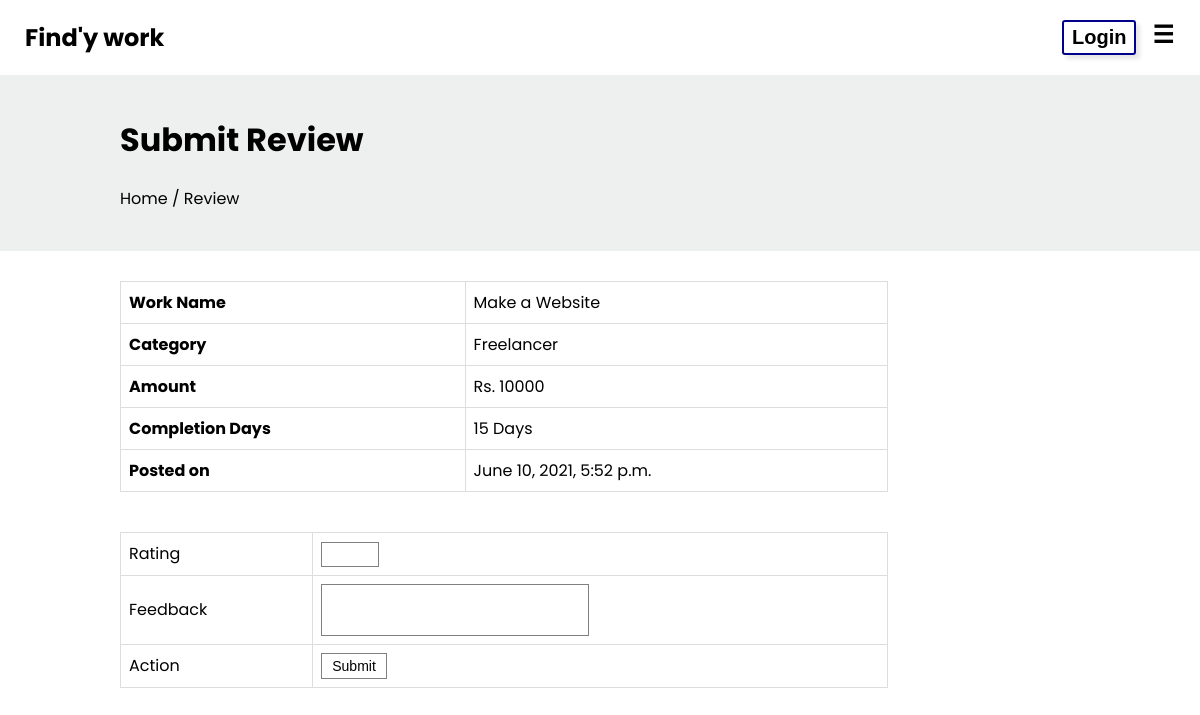
Page /work-review/8 on the committed database.
### app/models.py (models this page shows)
class Work(models.Model):
    title = models.CharField(max_length = 100)
    description = models.TextField()
    category = models.CharField(max_length=40)
    maxamount = models.CharField(max_length=40)
    maxdays = models.CharField(max_length=40)
    date = models.DateTimeField(default=datetime.now(),blank=True)
    creator = models.ForeignKey(UserProfile ,on_delete = models.CASCADE)

### app/views.py (the view, shortened to what this page needs)
# urls.py: path('work-review/<id>', workReview , name = "workReview"),
def workReview(request, id):
    bidObj =  Bid.objects.get(id=id)
    obj = Work.objects.get(id=bidObj.work.id)
    return render(request, 'app/user/review.html',{'obj':obj})

### templates/app/user/review.html (shortened to what this page needs)
{% extends 'base.html' %} {% block head %} {% load static %}
<link rel="stylesheet" href="{% static 'responsive.css' %}" />
<link rel="stylesheet" href="{% static 'workDescription.css' %}" />
<link rel="stylesheet" href="{% static 'workBids.css' %}" />
{% endblock %} {% block body %}
<div class="bg">
  <div class="description">
    <h1>Submit Review</h1>
    <span>Home / Review</span>
  </div>
</div>
<div class="description_card" style="overflow-x: auto">
  <table class="table__one">
    <tr>
      <td>Work Name</td>
      <td>{{obj.title}}</td>
    </tr>
    <tr>
      <td>Category</td>
      <td>{{obj.category}}</td>
    </tr>
    <tr>
      <td>Amount</td>
      <td>Rs. {{obj.maxamount}}</td>
    </tr>
    <tr>
      <td>Completion Days</td>
      <td>{{obj.maxdays}} Days</td>
    </tr>
    <tr>
      <td>Posted on</td>
      <td>{{obj.date}}</td>
    </tr>
  </table>
  <table class="table__two">
    <form method="POST" action="">
      <tr>
        <td>Rating</td>
        <td>
          <input
            type="number"
            name="rating"
            min="2"
            max="5"
            style="padding: 4px 8px; border: 1px solid grey; outline: none"
          />
        </td>
      </tr>
      <tr>
        <td>Feedback</td>
        <td>
          <textarea
            name="feedback"
            style="
              padding: 4px 8px;
              border: 1px solid grey;
              outline: none;
              margin: 0;
              resize: none;
              font-family: Poppins, sans-serif !important;
              font-weight: normal;
              font-size: 14px;
            "
          ></textarea>
        </td>
      </tr>
      <tr>
        <td>Action</td>
        <td>
          <input
            type="Submit"
            style="
              padding: 4px 10px;
              border: 1px solid grey;
              font-weight: normal;
              cursor: pointer;
              font-size: 14px;
              background:transparent;
            "
          />
        </td>
      </tr>
    </form>
  </table>
</div>
{% endblock %}

### static/workDescription.css (style rules this page uses)
.bg { height: auto; width: 100%; background: rgba(199, 201, 202, 0.3); padding: 20px 0% 20px 0%; }
.description_card { width: 80%; height: auto; margin: 30px auto; }
.description { width: 80%; height: auto; margin: 20px auto; }
table { border-collapse: collapse; width: 80%; }
td, th { border: 1px solid #dddddd; text-align: left; padding: 8px; }
tr td:nth-child(1) { font-weight: bold; }

### static/workBids.css (style rules this page uses)
.table__two { margin: 40px 0px 0.7px 0px; }
.table__two tr td { font-weight: normal; }

### static/style.css (style rules this page uses)
body { margin: 0; font-family: "Poppins", sans-serif !important; -webkit-font-smoothing: antialiased; -moz-osx-font-smoothing: grayscale; }
.container h1, span { margin: 0; }
form { width: 300px; margin: 40px 20px 40px 20px; box-shadow: 4px 4px 5px rgba(0, 0, 0, 0.1); padding: 10px 25px; border-radius: 4px; border-top: 5px solid darkblue; }
form input, select, textarea { display: block; margin: 15px 0px; margin-left: 15px; padding: 6px 8px; width: 250px; border: 1.5px solid rgb(218, 213, 213); font-weight: 500; font-size: medium; outline: none; }

### rows in the picture
Work: title "Make a Website", category "Freelancer", maxamount "10000", maxdays "15", date "June 10, 2021, 5:52 p.m."
